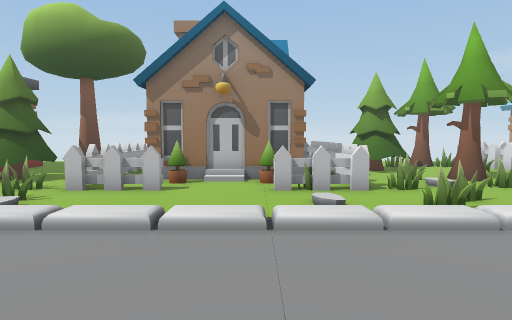
[1] (above)

24 first-person views from a walk through a Unity game level. The camera is 1.4 m above the floor, tilts 4° down and sees 75° across. The floor is counted in squares, 1 m on a side. Each view is taken from the middle of a square. On the plan, view 1 faces up. The plan holds only what a view shows up to about 15 squares ahead; the rest is blank. The place goes on beyond the plan. The player character is not drawn.

[2]
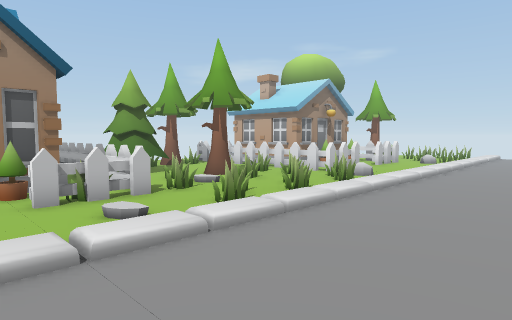

[3]
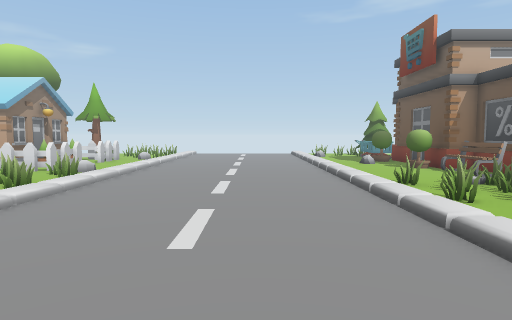

[4]
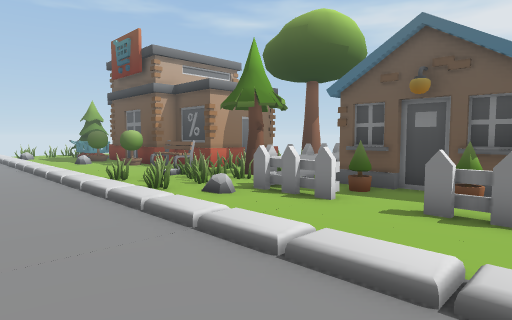

[5]
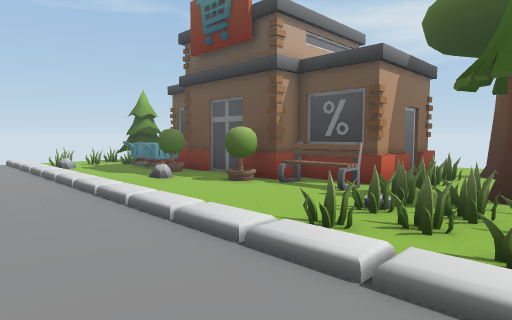

[6]
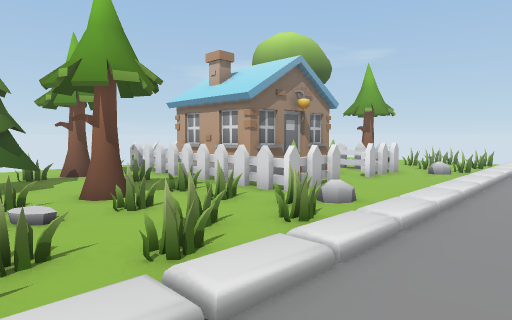

[7]
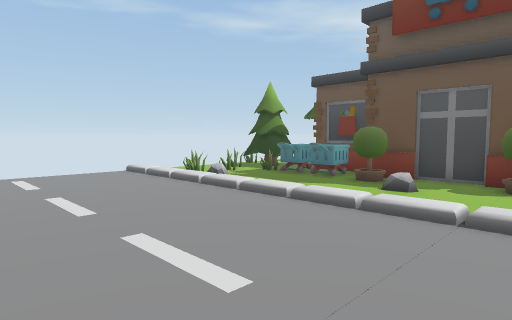

[8]
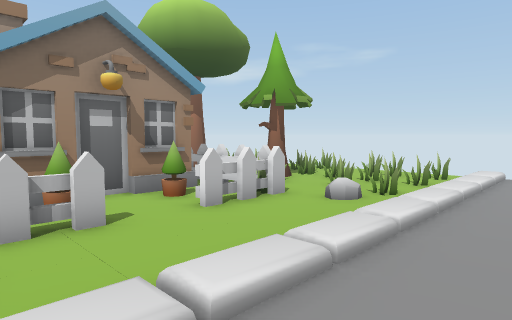

[9]
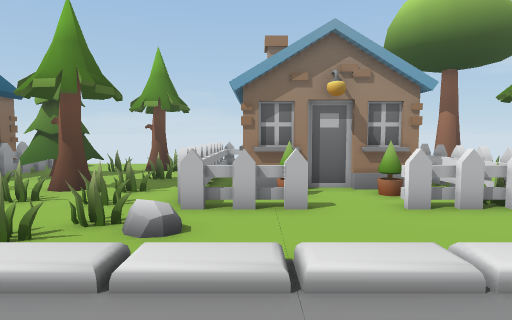

[10]
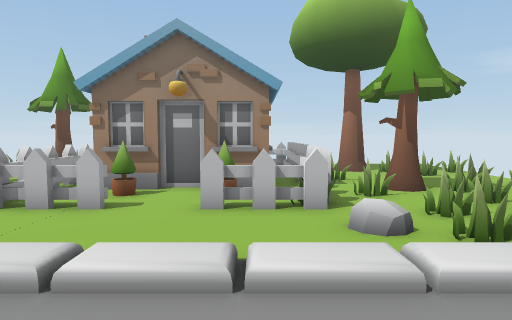

[11]
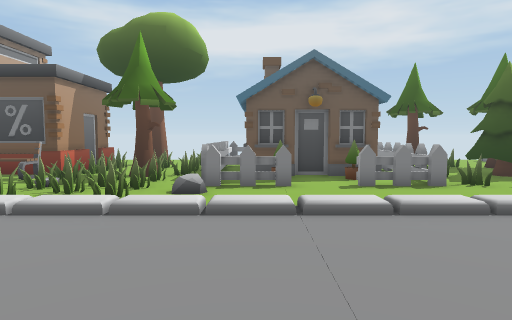

[12]
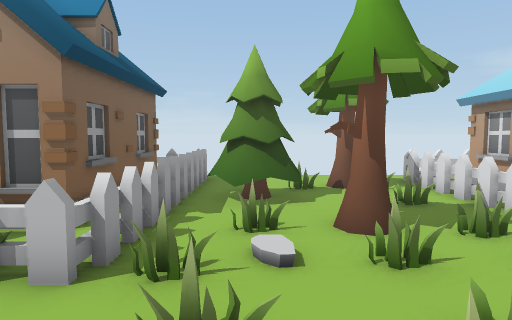

[13]
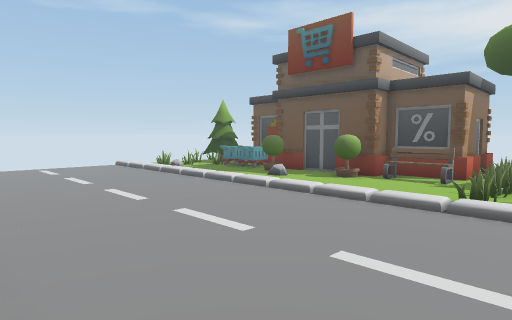

[14]
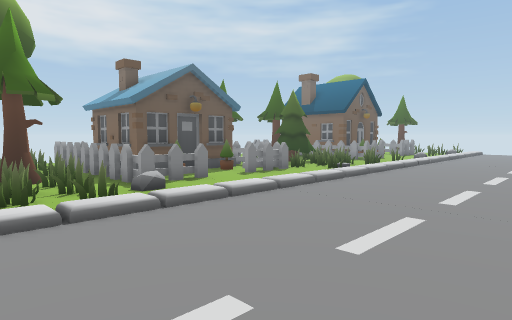

[15]
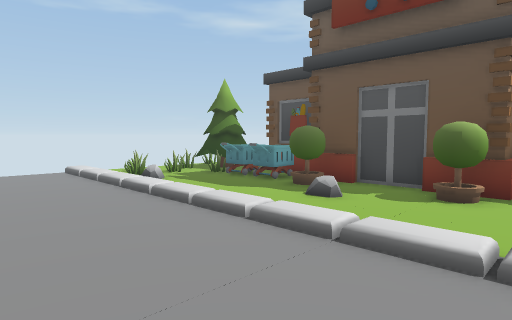

[16]
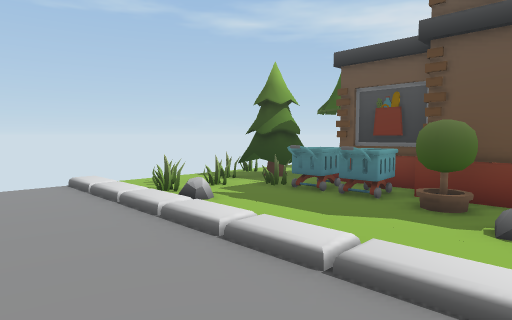

[17]
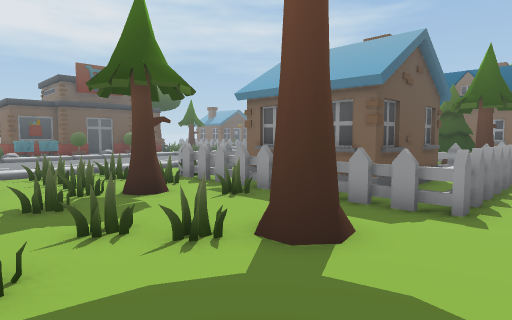

[18]
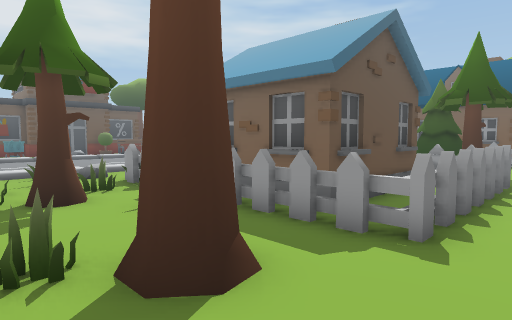

[19]
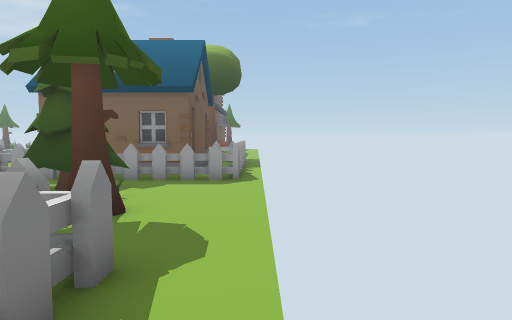

[20]
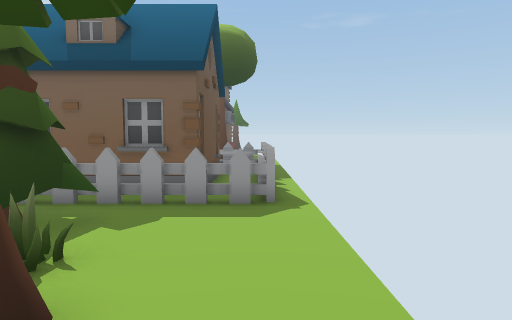

[21]
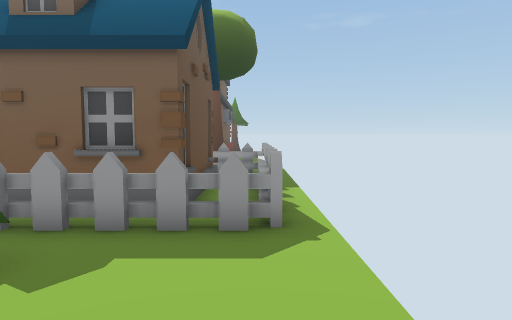

[22]
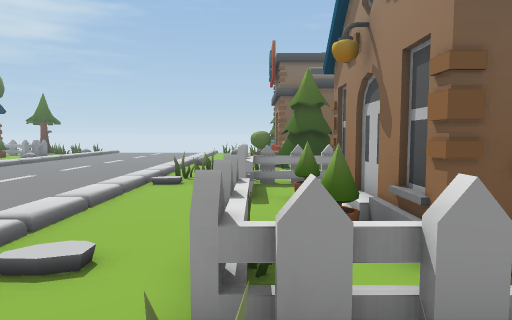

[23]
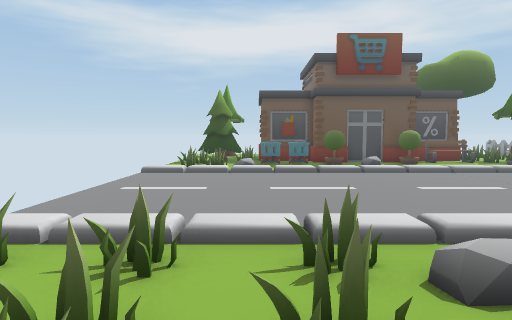

[24]
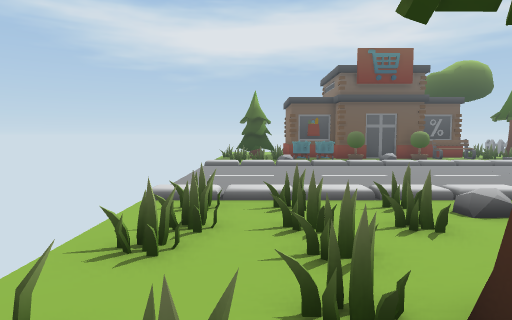

### Floor plan
Key: @ floor where view 1 was taken; # wall or solid block; x gap in a wall; . floor; / step, stairs or slope; = window, fence, low wall or low ledge; O other object.
Columns run from 5 left of view 1 to 24 right of it. Each row starts with its distance up from view 1.
 19 .................. .   ..... .
 18 #========...................
 17 ########=.......=======......
 16       ##=....#..=#=#===..#....
 15        #####..=.=######...=..=
 14           ##....=#   #=....=..
 13        #####..=.=#   #=x=.....
 12       ##=.......=#   #=....=..
 11 ########=.=.#.=.=#####=..#.=.=
 10 ##=#.#=#=.....=.=##.#==.=.=...
  9 #==...==x=..=.=.==#.===.....=.
  8 ........................=.=.=.
  7 .........==.=.=........O..=...
  6 /........=.=.=..........=.=.=.
  5 //////////////////////////////
  4 ..............................
  3 ..............................
  2 ..............................
  1 ..............................
  0 .....@........................
 -1 ..............................
 -2 ..............................
 -3 //////////////////////////////
 -4  ......../../............///..
 -5 .........=.==............/===.
 -6 ..##.#...=..........#......=..
 -7 x=....==##===....#...#####..=.
 -8 .==#.##=#====.==###.### #####.
 -9 x=#####=#=#.....#####      #
-10  =#   #=## .=####        ##
-11 x=    #=#==.=##
-12  =    #=#.=.=##
-13       #=.= ..##
-14        =   #.
-15             ..
-16             ..

Where each view was taken, in squares from view 1:
view 1: 0 up, 0 right, facing up
view 2: 1 up, 1 left, facing up-right
view 3: 0 up, 3 left, facing right
view 4: 0 up, 4 left, facing down-right
view 5: 0 up, 4 right, facing down-right
view 6: 3 up, 4 right, facing up-right
view 7: 3 up, 11 right, facing down-right
view 8: 3 up, 11 right, facing up-right
view 9: 2 up, 12 right, facing up
view 10: 2 up, 16 right, facing up
view 11: 3 up, 1 right, facing down
view 12: 5 up, 5 right, facing up
view 13: 5 up, 5 right, facing down-right
view 14: 3 up, 7 right, facing down-left
view 15: 1 up, 10 right, facing down-right
view 16: 0 up, 14 right, facing down-right
view 17: 19 up, 24 right, facing down-left
view 18: 19 up, 22 right, facing down-left
view 19: 19 up, 14 right, facing left
view 20: 18 up, 10 right, facing left
view 21: 18 up, 8 right, facing left
view 22: 9 up, 5 right, facing left
view 23: 10 up, 20 right, facing down
view 24: 13 up, 22 right, facing down
